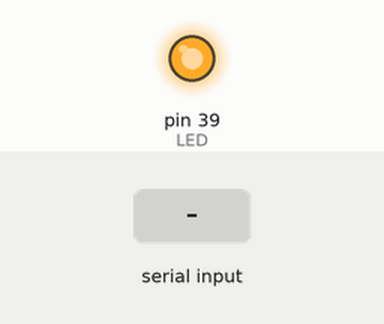
A sketch run on a simulated Arduino Mega 2560, built with avr-gcc and run on an emulated ATmega2560. On the bench: output pins drawn as LEDs (lit = HIGH). Inputs (shaded band) come from the test bench.

Above: at 0.1 s.
At 1.2 s:
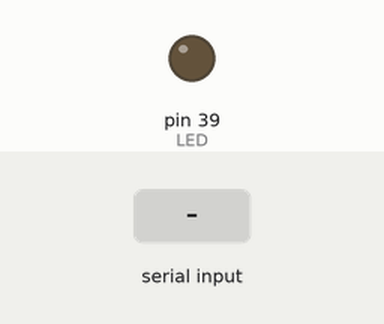
1.3 s: "90,45\n" received over Serial
4.3 s: "30,150\n" received over Serial
At 5.9 s:
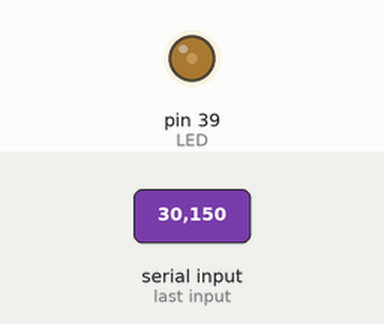
Timing chart, 0 to 7.4 s (numbered marks = the images above; inputs shaded):
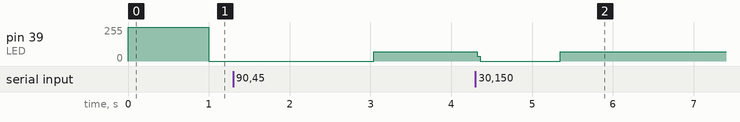

The sketch:

Lab3_2c.ino
```cpp
/*
  Resolution for Lab 3, 2.c) for the
 Energia workshop with Educational Boosterpack Mk II by Luís Afonso

 Made in 22/12/2015 by Luís Afonso
 */


#define LED 39

//Varible that controls the delay. Default value 1000.
int Time=1000;

void setup() {

  pinMode(LED, OUTPUT);

  Serial.begin(9600);


}


void loop() {

   /*
       If there are chars in the buffer the first integer will be store in "Time"
       Note that if there is no number in the string received, the value returned
     will e 0
     */
    while( Serial.available() > 0){
       Time = Serial.parseInt();
    }


  digitalWrite(LED, HIGH);
  delay(Time);
  digitalWrite(LED, LOW);
  delay(Time);
}
```

Measured:
- after the input at 4.3 s, pin 39 (LED): 69/255 → 0/255 at once, → 70/255 1.0 s later
